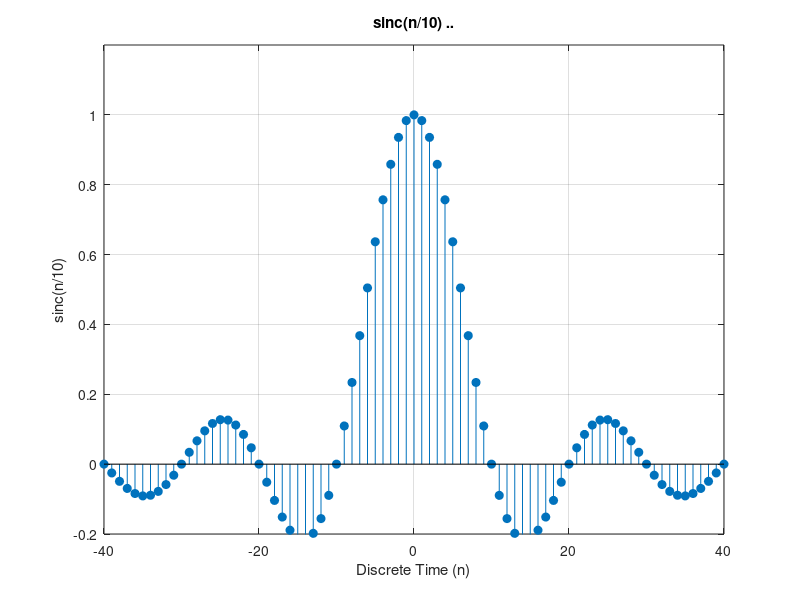

The MATLAB source for this figure:
% 23BIT064
% iv) sinc sequence , sinc(n/10) = sin(pin/10)/(pin/10);
n = -40:40; 

sinc = sin(pi * n / 10) ./ (pi * n / 10);  

% Handle the case when n = 0 to avoid division by zero
sinc(n == 0) = 1; 
figure;

stem(n, sinc, 'filled'); 
xlabel('Discrete Time (n)'); 
ylabel('sinc(n/10)'); 
title('sinc(n/10) ..'); 
grid on; 
axis([-40 40 -0.2 1.2]);
